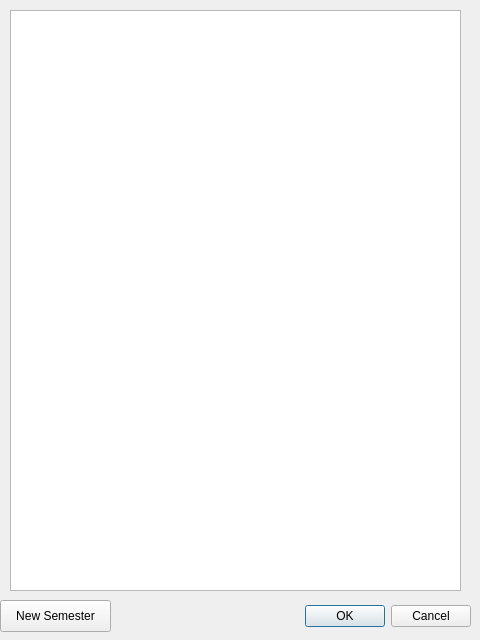
<?xml version="1.0" encoding="UTF-8"?>
<ui version="4.0">
 <class>Semesters</class>
 <widget class="QDialog" name="Semesters">
  <property name="geometry">
   <rect>
    <x>0</x>
    <y>0</y>
    <width>480</width>
    <height>640</height>
   </rect>
  </property>
  <property name="windowTitle">
   <string>Semesters</string>
  </property>
  <widget class="QDialogButtonBox" name="buttonBox">
   <property name="geometry">
    <rect>
     <x>10</x>
     <y>600</y>
     <width>461</width>
     <height>32</height>
    </rect>
   </property>
   <property name="orientation">
    <enum>Qt::Horizontal</enum>
   </property>
   <property name="standardButtons">
    <set>QDialogButtonBox::Cancel|QDialogButtonBox::Ok</set>
   </property>
  </widget>
  <widget class="QTableView" name="tableView">
   <property name="geometry">
    <rect>
     <x>10</x>
     <y>10</y>
     <width>451</width>
     <height>581</height>
    </rect>
   </property>
  </widget>
  <widget class="QPushButton" name="newSemesterButton">
   <property name="geometry">
    <rect>
     <x>0</x>
     <y>600</y>
     <width>111</width>
     <height>32</height>
    </rect>
   </property>
   <property name="text">
    <string>New Semester</string>
   </property>
  </widget>
 </widget>
 <resources/>
 <connections>
  <connection>
   <sender>buttonBox</sender>
   <signal>accepted()</signal>
   <receiver>Semesters</receiver>
   <slot>accept()</slot>
   <hints>
    <hint type="sourcelabel">
     <x>248</x>
     <y>254</y>
    </hint>
    <hint type="destinationlabel">
     <x>157</x>
     <y>274</y>
    </hint>
   </hints>
  </connection>
  <connection>
   <sender>buttonBox</sender>
   <signal>rejected()</signal>
   <receiver>Semesters</receiver>
   <slot>reject()</slot>
   <hints>
    <hint type="sourcelabel">
     <x>316</x>
     <y>260</y>
    </hint>
    <hint type="destinationlabel">
     <x>286</x>
     <y>274</y>
    </hint>
   </hints>
  </connection>
 </connections>
</ui>
